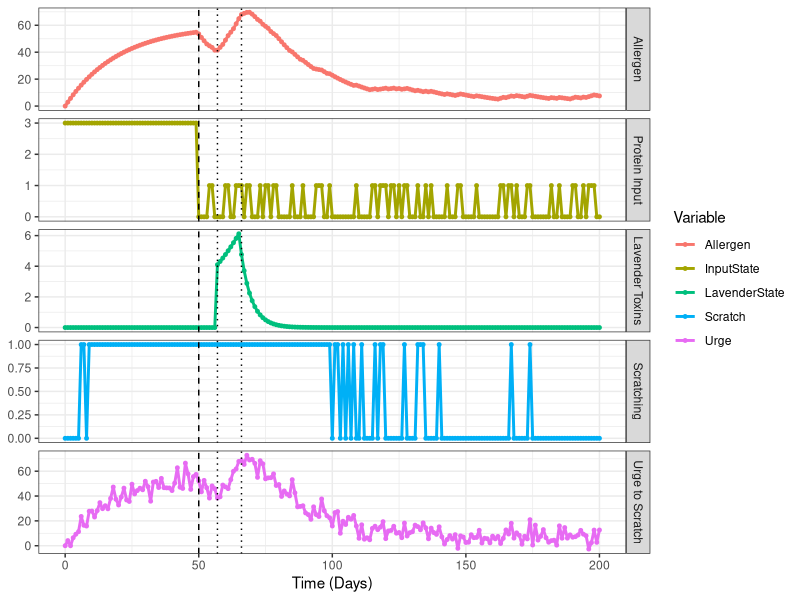
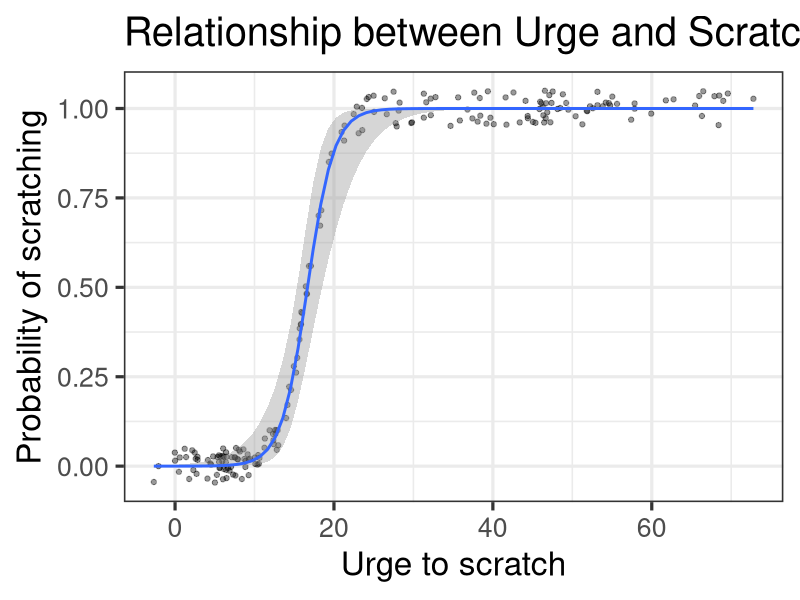

Generate these figures, in order, with R:
##########################################
# From latents to observables
# Michael E. Aristodemou
# Week 11: 20.11.2025
##########################################

## --- Preamble ------------------------------------------------------------
# install package if it is missing
if (!requireNamespace(c("ggplot2","dplyr","tidyr"), quietly = TRUE)) {
  install.packages(c("ggplot2","dplyr","tidyr"))
}

# load packages
library(dplyr)
library(tidyr)
library(ggplot2)

# -- Define data characteristics ----------------------------------------------
NSubjects <- 1 # only 1 dog
times <- seq(from=0, to=200, by=1) # create a sequence of 100 time points
Nobs <- length(times) #number of observations per subject

## --- Define variables -------------------------------------------------------

# Allergens
A1 = -0.05 # natural decay rate of allergen levels
G = 0 # unobserved influences on allergen levels

# Eating protein food
Pinput = 3 # food based constant input of allergens

# Elimination diet
Pelim = -3
inputTime <- times[ceiling(length(times)/4)] # intervention after ~ 1/4 of time window passed
AM = 0 # natural decay of intervention effect

# Lavender eating
Linput = 4 # amount of allergens in system due to lavender
Al = 0.05 # accumulation of allergens with repeated lavender eating
lavStart <- times[ceiling(length(times)/3.5)]  # start at ~1/3.5 of time window
lavEnd   <- times[floor(length(times)/3)]      # end at ~1/3 of time window

# Random protein input
Walks <- 6 # increase the probability of snacking (e.g. going on more walks to the park)
# Sample from a binomial distribution with prob based on number of walks
snacking <- lapply(Walks, function(t) rbinom(n = Nobs, size = 1, prob = t / 20))
# Compute the average amount of snacking across days
snack_mean <- sapply(snacking, mean)
# scale effect of snacking
AS = 1 # amount of protein intake
k = 10 # absorption rate

# Urge to scratch
AEffect = 1 # effect of allergen amount on urge to scratch
G_urge = 50 # random fluctuations in urge to scratch

# Scratching
alpha0 <- -10   # baseline log-odds
alpha1 <- 0.6  # effect of UrgeState

# Starting amount of allergens in system
initialAllergen <- rnorm(n = NSubjects, mean = 0, sd = 0)

#create empty data.frame to fill step by step
data <- data.frame(Subject= rep(NA,NSubjects*Nobs),
                   Time = rep(NA,NSubjects*Nobs),
                   Allergen = rep(NA,NSubjects*Nobs),
                   Urge = rep(NA,NSubjects*Nobs))

Nsteps <- 100 #number of steps in time to compute between each observation (increased precision)
row <- 0 #initialize row counter, to track which row of the data.frame we are on
for(subi in 1:NSubjects){
  for(obsi in 1:Nobs){ #for each observation of a subject
    row <- row + 1
    snack_val <- snacking[[subi]][obsi]
    if(obsi==1){
      AllergenState <- initialAllergen[subi] #if first time point, set to initial affect
      InputState <- Pinput # initialize latent input process
      LavenderState <- 0 # initialize latent toxin process
      UrgeState <- 0 # initialize latent urge process
      pScratch <- plogis(alpha0 + alpha1 * UrgeState)
    }
    if(obsi>1){ #else compute new affect state by taking a sequence of small steps in time
      for(stepi in 1:Nsteps){ #take Nsteps in time between each observation
        # Compute intervention effect
        dInput <- AM*InputState # deterministic slope of our intervention at earlier time point
        dLavender <- Al*LavenderState
        if (times[obsi] > inputTime) {
          dSnack <- k * (AS * snack_val - InputState)
        } else {
          dSnack <- 0
        }
        if(times[obsi]==inputTime) dInput <- dInput + Pelim # add input effect if intervention time
        if(times[obsi]==lavStart) dLavender <- dLavender + Linput
        if(times[obsi]>=lavEnd) dLavender <- dLavender*-5
        InputState <- InputState + dInput * 1/Nsteps + dSnack * 1/Nsteps # update state using slope and time step
        LavenderState <- LavenderState + dLavender * 1/Nsteps # update state using slope and time step
        
        # Compute Allergen state
        dAllergen <- A1*AllergenState + InputState + LavenderState # deterministic slope at earlier time point
        AllergenState <- AllergenState + dAllergen * 1/Nsteps + # update state using slope and time step
          G * rnorm(n=1, mean=0, sd=sqrt(1/Nsteps)) # and add system noise
        
        # Compute Urge state
        dUrge <- dAllergen # deterministic slope at earlier time point
        UrgeState <- AllergenState + dUrge * 1/Nsteps + # update state using slope and time step
          G_urge * rnorm(n=1, mean=0, sd=sqrt(1/Nsteps)) # and add system noise
        
        # Probability of scratching
        pScratch <- plogis(alpha0 + alpha1 * UrgeState)
      }
    }
    data$Allergen[row] <- AllergenState #input allergen data
    data$Urge[row] <- UrgeState #input urge data
    data$Time[row] <- times[obsi] #input time data
    data$Subject[row] <- subi #input subject data
    data$Input <- ifelse(data$Time == inputTime, 1, 0) #input effect data (elimination diet)
    data$LavInput <- ifelse(data$Time == lavStart, 1, 0) #input effect data (lavender consumption)
    data$InputState[row] <- InputState #input latent intervention process data
    data$LavenderState[row] <- LavenderState #input latent intervention process data
    data$Snack[row] <- snack_val # input effect data (random snacking)
    data$Scratch[row] <- rbinom(1, size = 1, prob = pScratch)
    data$probScratch[row] <- pScratch
  }
}

# -- plots ---------------------------------------------------------
plot_data <- data %>%
  select(Subject, Time, Allergen, InputState, LavenderState, Urge, Scratch) %>%
  pivot_longer(c(Allergen, InputState, LavenderState, Urge, Scratch),
               names_to = "Series",
               values_to = "Value")

p1 <- ggplot(plot_data, aes(x = Time, y = Value, color = Series)) +
  geom_line(size = 1) +
  geom_point(size = 1) +
  facet_grid(rows = vars(Series),
             scales = "free_y",
             labeller = as_labeller(c(
               Urge = "Urge to Scratch",
               Scratch = "Scratching",
               Allergen = "Allergen",
               InputState = "Protein Input",
               LavenderState = "Lavender Toxins"
             ))) +
  geom_vline(xintercept = inputTime, linetype = "dashed") +
  geom_vline(xintercept = lavStart,  linetype = "dotted") +
  geom_vline(xintercept = lavEnd,    linetype = "dotted") +
  theme_bw() +
  labs(x = "Time (Days)", y = NULL, color = "Variable")
p1

## -- Measurement link -------------------------------------
p_rel <- ggplot(data, aes(x = Urge, y = probScratch)) +
  geom_jitter(height = 0.05, width = 0, alpha = 0.4) +   # raw 0/1 points
  geom_smooth(method = "glm",
              method.args = list(family = "binomial"),
              se = TRUE) +                               # logistic fit
  theme_bw(base_size = 24) +
  labs(x = "Urge to scratch",
       y = "Probability of scratching",
       title = "Relationship between Urge and Scratching")

p_rel
